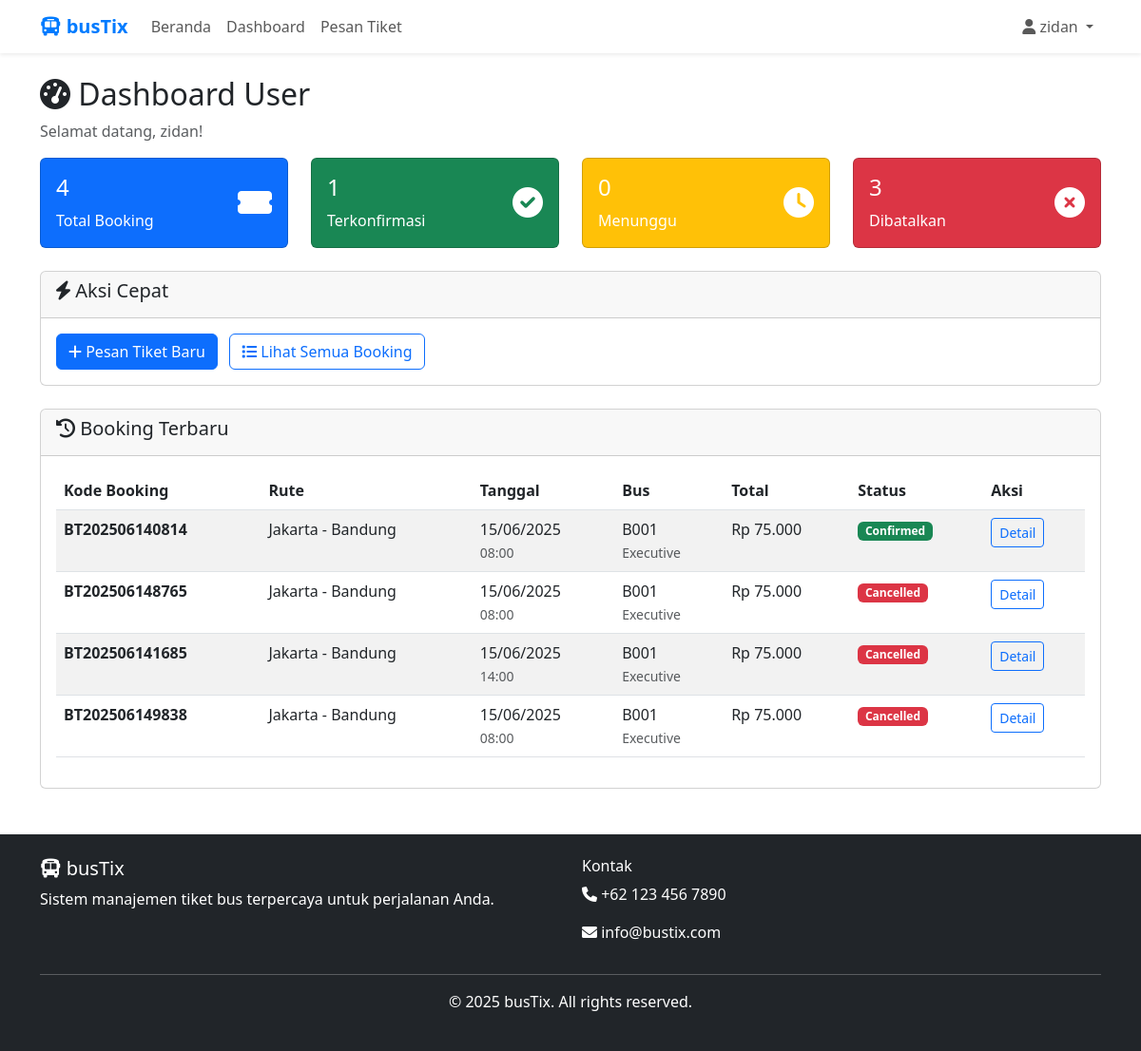
The page /user/dashboard.php (signed in) on the database its author committed.
### tables this page shows
CREATE TABLE `bookings` (
  `id` int NOT NULL,
  `user_id` int NOT NULL,
  `schedule_id` int NOT NULL,
  `booking_code` varchar(20) NOT NULL,
  `passenger_name` varchar(100) NOT NULL,
  `passenger_phone` varchar(15) NOT NULL,
  `seat_numbers` text NOT NULL,
  `total_seats` int NOT NULL,
  `total_amount` decimal(10,2) NOT NULL,
  `booking_status` enum('pending','confirmed','cancelled','completed') DEFAULT 'pending',
  `payment_status` enum('pending','paid','refunded') DEFAULT 'pending',
  `payment_method` varchar(50) DEFAULT NULL,
  `booking_date` timestamp NULL DEFAULT CURRENT_TIMESTAMP,
  `updated_at` timestamp NULL DEFAULT CURRENT_TIMESTAMP ON UPDATE CURRENT_TIMESTAMP
);

CREATE TABLE `bus_routes` (
  `id` int NOT NULL,
  `route_name` varchar(100) NOT NULL,
  `origin` varchar(50) NOT NULL,
  `destination` varchar(50) NOT NULL,
  `distance_km` int NOT NULL,
  `duration_hours` decimal(3,1) NOT NULL,
  `created_at` timestamp NULL DEFAULT CURRENT_TIMESTAMP
);

CREATE TABLE `bus_schedules` (
  `id` int NOT NULL,
  `bus_id` int NOT NULL,
  `route_id` int NOT NULL,
  `departure_time` time NOT NULL,
  `arrival_time` time NOT NULL,
  `price` decimal(10,2) NOT NULL,
  `available_seats` int NOT NULL,
  `schedule_date` date NOT NULL,
  `status` enum('active','cancelled','completed') DEFAULT 'active',
  `created_at` timestamp NULL DEFAULT CURRENT_TIMESTAMP
);

CREATE TABLE `buses` (
  `id` int NOT NULL,
  `bus_number` varchar(20) NOT NULL,
  `bus_type` varchar(50) NOT NULL,
  `capacity` int NOT NULL,
  `facilities` text,
  `status` enum('active','maintenance','inactive') DEFAULT 'active',
  `created_at` timestamp NULL DEFAULT CURRENT_TIMESTAMP
);

### user/dashboard.php (the view, shortened to what this page needs)
<?php
include '../includes/header.php';
$database = new Database();
$db = $database->getConnection();
$query = "SELECT b.*, bs.departure_time, bs.arrival_time, bs.schedule_date,
                 br.route_name, br.origin, br.destination, bus.bus_number, bus.bus_type
          FROM bookings b
          JOIN bus_schedules bs ON b.schedule_id = bs.id
          JOIN bus_routes br ON bs.route_id = br.id
          JOIN buses bus ON bs.bus_id = bus.id
          WHERE b.user_id = ?
          ORDER BY b.booking_date DESC
          LIMIT 10";
$stmt = $db->prepare($query);
$stmt->execute([$_SESSION['user_id']]);
$bookings = $stmt->fetchAll(PDO::FETCH_ASSOC);
$stats_query = "SELECT
                    COUNT(*) as total_bookings,
                    SUM(CASE WHEN booking_status = 'confirmed' THEN 1 ELSE 0 END) as confirmed_bookings,
                    SUM(CASE WHEN booking_status = 'pending' THEN 1 ELSE 0 END) as pending_bookings,
                    SUM(CASE WHEN booking_status = 'cancelled' THEN 1 ELSE 0 END) as cancelled_bookings
                FROM bookings WHERE user_id = ?";
$stmt = $db->prepare($stats_query);
$stmt->execute([$_SESSION['user_id']]);
$stats = $stmt->fetch(PDO::FETCH_ASSOC);
?>
<div class="container mt-4">
    <div class="row">
        <div class="col-12">
            <h2><i class="fas fa-tachometer-alt"></i> Dashboard User</h2>
            <p class="text-muted">Selamat datang, <?php echo htmlspecialchars($_SESSION['full_name']); ?>!</p>
        </div>
    </div>
    <div class="row mb-4">
        <div class="col-md-3">
            <div class="card bg-primary text-white">
                <div class="card-body">
                    <div class="d-flex justify-content-between">
                        <div>
                            <h4><?php echo $stats['total_bookings']; ?></h4>
                            <p class="mb-0">Total Booking</p>
                        </div>
                        <div class="align-self-center">
                            <i class="fas fa-ticket-alt fa-2x"></i>
                        </div>
                    </div>
                </div>
            </div>
        </div>
        <div class="col-md-3">
            <div class="card bg-success text-white">
                <div class="card-body">
                    <div class="d-flex justify-content-between">
                        <div>
                            <h4><?php echo $stats['confirmed_bookings']; ?></h4>
                            <p class="mb-0">Terkonfirmasi</p>
                        </div>
                        <div class="align-self-center">
                            <i class="fas fa-check-circle fa-2x"></i>
                        </div>
                    </div>
                </div>
            </div>
        </div>
        <div class="col-md-3">
            <div class="card bg-warning text-white">
                <div class="card-body">
                    <div class="d-flex justify-content-between">
                        <div>
                            <h4><?php echo $stats['pending_bookings']; ?></h4>
                            <p class="mb-0">Menunggu</p>
                        </div>
                        <div class="align-self-center">
                            <i class="fas fa-clock fa-2x"></i>
                        </div>
                    </div>
                </div>
            </div>
        </div>
        <div class="col-md-3">
            <div class="card bg-danger text-white">
                <div class="card-body">
                    <div class="d-flex justify-content-between">
                        <div>
                            <h4><?php echo $stats['cancelled_bookings']; ?></h4>
                            <p class="mb-0">Dibatalkan</p>
                        </div>
                        <div class="align-self-center">
                            <i class="fas fa-times-circle fa-2x"></i>
                        </div>
                    </div>
                </div>
            </div>
        </div>
    </div>
    <div class="row mb-4">
        <div class="col-12">
            <div class="card">
                <div class="card-header">
                    <h5><i class="fas fa-bolt"></i> Aksi Cepat</h5>
                </div>
                <div class="card-body">
                    <a href="booking.php" class="btn btn-primary me-2">
                        <i class="fas fa-plus"></i> Pesan Tiket Baru
                    </a>
                    <a href="bookings.php" class="btn btn-outline-primary">
                        <i class="fas fa-list"></i> Lihat Semua Booking
                    </a>
                </div>
            </div>
        </div>
    </div>
    <div class="row">
        <div class="col-12">
            <div class="card">
                <div class="card-header">
                    <h5><i class="fas fa-history"></i> Booking Terbaru</h5>
                </div>
                <div class="card-body">
                    <?php if (count($bookings) > 0): ?>
                        <div class="table-responsive">
                            <table class="table table-striped">
                                <thead>
                                    <tr>
                                        <th>Kode Booking</th>
                                        <th>Rute</th>
                                        <th>Tanggal</th>
                                        <th>Bus</th>
                                        <th>Total</th>
                                        <th>Status</th>
                                        <th>Aksi</th>
                                    </tr>
                                </thead>
                                <tbody>
                                    <?php foreach ($bookings as $booking): ?>
                                    <tr>
                                        <td><strong><?php echo htmlspecialchars($booking['booking_code']); ?></strong></td>
                                        <td>
                                            <?php echo htmlspecialchars($booking['origin'] . ' - ' . $booking['destination']); ?>
                                        </td>
                                        <td>
                                            <?php echo date('d/m/Y', strtotime($booking['schedule_date'])); ?><br>
                                            <small class="text-muted"><?php echo date('H:i', strtotime($booking['departure_time'])); ?></small>
                                        </td>
                                        <td>
                                            <?php echo htmlspecialchars($booking['bus_number']); ?><br>
                                            <small class="text-muted"><?php echo htmlspecialchars($booking['bus_type']); ?></small>
                                        </td>
                                        <td>Rp <?php echo number_format($booking['total_amount'], 0, ',', '.'); ?></td>
                                        <td>
                                            <span class="badge bg-<?php
                                                echo $booking['booking_status'] === 'confirmed' ? 'success' :
                                                    ($booking['booking_status'] === 'pending' ? 'warning' :
                                                    ($booking['booking_status'] === 'cancelled' ? 'danger' : 'secondary'));
                                            ?>">
                                                <?php echo ucfirst($booking['booking_status']); ?>
                                            </span>
                                        </td>
                                        <td>
                                            <a href="booking-detail.php?id=<?php echo $booking['id']; ?>" class="btn btn-sm btn-outline-primary">
                                                Detail
                                            </a>
                                        </td>
                                    </tr>
                                    <?php endforeach; ?>
                                </tbody>
                            </table>
                        </div>
                    <?php endif; ?>
                </div>
            </div>
        </div>
    </div>
</div>
<?php include '../includes/footer.php'; ?>

### rows shown on the page
bookings: booking_code "BT202506140814", bus_routes.origin+destination "Jakarta - Bandung", schedule.schedule_date "15/06/2025", schedule.departure_time "08:00", buses.bus_number "B001", buses.bus_type "Executive", total_amount "75.000", booking_status "Confirmed"
bookings: booking_code "BT202506148765", bus_routes.origin+destination "Jakarta - Bandung", schedule.schedule_date "15/06/2025", schedule.departure_time "08:00", buses.bus_number "B001", buses.bus_type "Executive", total_amount "75.000", booking_status "Cancelled"
bookings: booking_code "BT202506141685", bus_routes.origin+destination "Jakarta - Bandung", schedule.schedule_date "15/06/2025", schedule.departure_time "14:00", buses.bus_number "B001", buses.bus_type "Executive", total_amount "75.000", booking_status "Cancelled"
bookings: booking_code "BT202506149838", bus_routes.origin+destination "Jakarta - Bandung", schedule.schedule_date "15/06/2025", schedule.departure_time "08:00", buses.bus_number "B001", buses.bus_type "Executive", total_amount "75.000", booking_status "Cancelled"

### other values the page prints
$_SESSION['full_name'] "zidan"
$stats['total_bookings'] "4"
$stats['confirmed_bookings'] "1"
$stats['pending_bookings'] "0"
$stats['cancelled_bookings'] "3"
